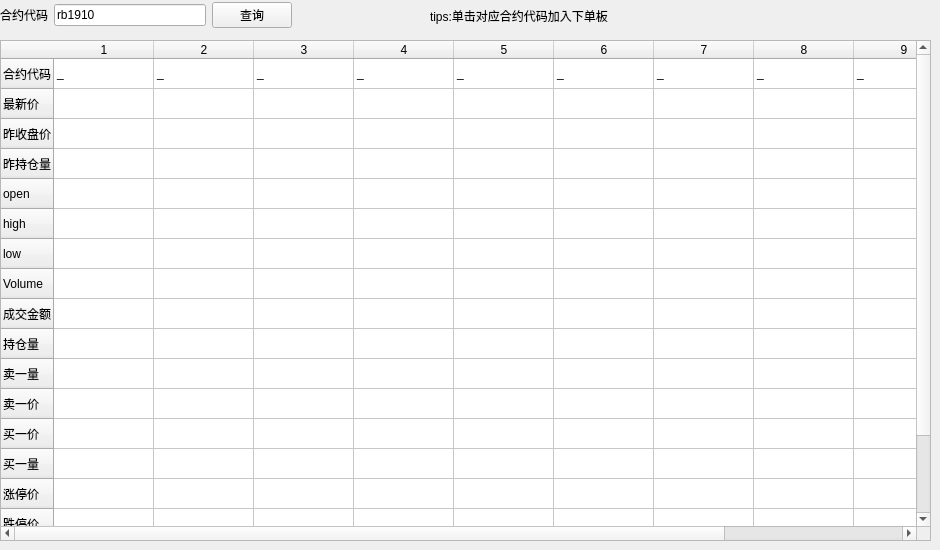
        <widget class="QWidget" name="CURRENT_INFO">
         <attribute name="title">
          <string>实时行情</string>
         </attribute>
         <widget class="QTableWidget" name="tableWidget_DepthMarket">
          <property name="geometry">
           <rect>
            <x>0</x>
            <y>40</y>
            <width>931</width>
            <height>501</height>
           </rect>
          </property>
          <property name="mouseTracking">
           <bool>false</bool>
          </property>
          <property name="whatsThis">
           <string>交易地址可以从http://www.simnow.com.cn/product.action获取</string>
          </property>
          <property name="autoScroll">
           <bool>true</bool>
          </property>
          <property name="editTriggers">
           <set>QAbstractItemView::NoEditTriggers</set>
          </property>
          <property name="showDropIndicator" stdset="0">
           <bool>true</bool>
          </property>
          <property name="dragEnabled">
           <bool>false</bool>
          </property>
          <property name="selectionBehavior">
           <enum>QAbstractItemView::SelectColumns</enum>
          </property>
          <property name="showGrid">
           <bool>true</bool>
          </property>
          <attribute name="horizontalHeaderVisible">
           <bool>true</bool>
          </attribute>
          <attribute name="verticalHeaderVisible">
           <bool>true</bool>
          </attribute>
          <attribute name="verticalHeaderHighlightSections">
           <bool>true</bool>
          </attribute>
          <row>
           <property name="text">
            <string>合约代码</string>
           </property>
          </row>
          <row>
           <property name="text">
            <string>最新价</string>
           </property>
          </row>
          <row>
           <property name="text">
            <string>昨收盘价</string>
           </property>
          </row>
          <row>
           <property name="text">
            <string>昨持仓量</string>
           </property>
          </row>
          <row>
           <property name="text">
            <string>open</string>
           </property>
          </row>
          <row>
           <property name="text">
            <string>high</string>
           </property>
          </row>
          <row>
           <property name="text">
            <string>low</string>
           </property>
          </row>
          <row>
           <property name="text">
            <string>Volume</string>
           </property>
          </row>
          <row>
           <property name="text">
            <string>成交金额</string>
           </property>
          </row>
          <row>
           <property name="text">
            <string>持仓量</string>
           </property>
          </row>
          <row>
           <property name="text">
            <string>卖一量</string>
           </property>
          </row>
          <row>
           <property name="text">
            <string>卖一价</string>
           </property>
          </row>
          <row>
           <property name="text">
            <string>买一价</string>
           </property>
          </row>
          <row>
           <property name="text">
            <string>买一量</string>
           </property>
          </row>
          <row>
           <property name="text">
            <string>涨停价</string>
           </property>
          </row>
          <row>
           <property name="text">
            <string>跌停价</string>
           </property>
          </row>
          <row>
           <property name="text">
            <string>交易所</string>
           </property>
          </row>
          <row>
           <property name="text">
            <string>更新时间</string>
           </property>
          </row>
          <column>
           <property name="text">
            <string>1</string>
           </property>
          </column>
          <column>
           <property name="text">
            <string>2</string>
           </property>
          </column>
          <column>
           <property name="text">
            <string>3</string>
           </property>
          </column>
          <column>
           <property name="text">
            <string>4</string>
           </property>
          </column>
          <column>
           <property name="text">
            <string>5</string>
           </property>
          </column>
          <column>
           <property name="text">
            <string>6</string>
           </property>
          </column>
          <column>
           <property name="text">
            <string>7</string>
           </property>
          </column>
          <column>
           <property name="text">
            <string>8</string>
           </property>
          </column>
          <column>
           <property name="text">
            <string>9</string>
           </property>
          </column>
          <column>
           <property name="text">
            <string>10</string>
           </property>
          </column>
          <item row="0" column="0">
           <property name="text">
            <string>_</string>
           </property>
          </item>
          <item row="0" column="1">
           <property name="text">
            <string>_</string>
           </property>
          </item>
          <item row="0" column="2">
           <property name="text">
            <string>_</string>
           </property>
          </item>
          <item row="0" column="3">
           <property name="text">
            <string>_</string>
           </property>
          </item>
          <item row="0" column="4">
           <property name="text">
            <string>_</string>
           </property>
          </item>
          <item row="0" column="5">
           <property name="text">
            <string>_</string>
           </property>
          </item>
          <item row="0" column="6">
           <property name="text">
            <string>_</string>
           </property>
          </item>
          <item row="0" column="7">
           <property name="text">
            <string>_</string>
           </property>
          </item>
          <item row="0" column="8">
           <property name="text">
            <string>_</string>
           </property>
          </item>
          <item row="0" column="9">
           <property name="text">
            <string>_</string>
           </property>
          </item>
          <item row="1" column="0">
           <property name="text">
            <string/>
           </property>
          </item>
          <item row="1" column="1">
           <property name="text">
            <string/>
           </property>
          </item>
          <item row="1" column="2">
           <property name="text">
            <string/>
           </property>
          </item>
          <item row="1" column="3">
           <property name="text">
            <string/>
           </property>
          </item>
          <item row="1" column="4">
           <property name="text">
            <string/>
           </property>
          </item>
          <item row="1" column="5">
           <property name="text">
            <string/>
           </property>
          </item>
          <item row="1" column="6">
           <property name="text">
            <string/>
           </property>
          </item>
          <item row="1" column="7">
           <property name="text">
            <string/>
           </property>
          </item>
          <item row="1" column="8">
           <property name="text">
            <string/>
           </property>
          </item>
          <item row="1" column="9">
           <property name="text">
            <string/>
           </property>
          </item>
          <item row="2" column="0">
           <property name="text">
            <string/>
           </property>
          </item>
          <item row="2" column="1">
           <property name="text">
            <string/>
           </property>
          </item>
          <item row="2" column="2">
           <property name="text">
            <string/>
           </property>
          </item>
          <item row="2" column="3">
           <property name="text">
            <string/>
           </property>
          </item>
          <item row="2" column="4">
           <property name="text">
            <string/>
           </property>
          </item>
          <item row="2" column="5">
           <property name="text">
            <string/>
           </property>
          </item>
          <item row="2" column="6">
           <property name="text">
            <string/>
           </property>
          </item>
          <item row="2" column="7">
           <property name="text">
            <string/>
           </property>
          </item>
          <item row="2" column="8">
           <property name="text">
            <string/>
           </property>
          </item>
          <item row="2" column="9">
           <property name="text">
            <string/>
           </property>
          </item>
          <item row="3" column="0">
           <property name="text">
            <string/>
           </property>
          </item>
          <item row="3" column="1">
           <property name="text">
            <string/>
           </property>
          </item>
          <item row="3" column="2">
           <property name="text">
            <string/>
           </property>
          </item>
          <item row="3" column="3">
           <property name="text">
            <string/>
           </property>
          </item>
          <item row="3" column="4">
           <property name="text">
            <string/>
           </property>
          </item>
          <item row="3" column="5">
           <property name="text">
            <string/>
           </property>
          </item>
          <item row="3" column="6">
           <property name="text">
            <string/>
           </property>
          </item>
          <item row="3" column="7">
           <property name="text">
            <string/>
           </property>
          </item>
          <item row="3" column="8">
           <property name="text">
            <string/>
           </property>
          </item>
          <item row="3" column="9">
           <property name="text">
            <string/>
           </property>
          </item>
          <item row="4" column="0">
           <property name="text">
            <string/>
           </property>
          </item>
          <item row="4" column="1">
           <property name="text">
            <string/>
           </property>
          </item>
          <item row="4" column="2">
           <property name="text">
            <string/>
           </property>
          </item>
          <item row="4" column="3">
           <property name="text">
            <string/>
           </property>
          </item>
          <item row="4" column="4">
           <property name="text">
            <string/>
           </property>
          </item>
          <item row="4" column="5">
           <property name="text">
            <string/>
           </property>
          </item>
          <item row="4" column="6">
           <property name="text">
            <string/>
           </property>
          </item>
          <item row="4" column="7">
           <property name="text">
            <string/>
           </property>
          </item>
          <item row="4" column="8">
           <property name="text">
            <string/>
           </property>
          </item>
          <item row="4" column="9">
           <property name="text">
            <string/>
           </property>
          </item>
          <item row="5" column="0">
           <property name="text">
            <string/>
           </property>
          </item>
          <item row="5" column="1">
           <property name="text">
            <string/>
           </property>
          </item>
          <item row="5" column="2">
           <property name="text">
            <string/>
           </property>
          </item>
          <item row="5" column="3">
           <property name="text">
            <string/>
           </property>
          </item>
          <item row="5" column="4">
           <property name="text">
            <string/>
           </property>
          </item>
          <item row="5" column="5">
           <property name="text">
            <string/>
           </property>
          </item>
          <item row="5" column="6">
           <property name="text">
            <string/>
           </property>
          </item>
          <item row="5" column="7">
           <property name="text">
            <string/>
           </property>
          </item>
          <item row="5" column="8">
           <property name="text">
            <string/>
           </property>
          </item>
          <item row="5" column="9">
           <property name="text">
            <string/>
           </property>
          </item>
          <item row="6" column="0">
           <property name="text">
            <string/>
           </property>
          </item>
          <item row="6" column="1">
           <property name="text">
            <string/>
           </property>
          </item>
          <item row="6" column="2">
           <property name="text">
            <string/>
           </property>
          </item>
          <item row="6" column="3">
           <property name="text">
            <string/>
           </property>
          </item>
          <item row="6" column="4">
           <property name="text">
            <string/>
           </property>
          </item>
          <item row="6" column="5">
           <property name="text">
            <string/>
           </property>
          </item>
          <item row="6" column="6">
           <property name="text">
            <string/>
           </property>
          </item>
          <item row="6" column="7">
           <property name="text">
            <string/>
           </property>
          </item>
          <item row="6" column="8">
           <property name="text">
            <string/>
           </property>
          </item>
          <item row="6" column="9">
           <property name="text">
            <string/>
           </property>
          </item>
          <item row="7" column="0">
           <property name="text">
            <string/>
           </property>
          </item>
          <item row="7" column="1">
           <property name="text">
            <string/>
           </property>
          </item>
          <item row="7" column="2">
           <property name="text">
            <string/>
           </property>
          </item>
          <item row="7" column="3">
           <property name="text">
            <string/>
           </property>
          </item>
          <item row="7" column="4">
           <property name="text">
            <string/>
           </property>
          </item>
          <item row="7" column="5">
           <property name="text">
            <string/>
           </property>
          </item>
          <item row="7" column="6">
           <property name="text">
            <string/>
           </property>
          </item>
          <item row="7" column="7">
           <property name="text">
            <string/>
           </property>
          </item>
          <item row="7" column="8">
           <property name="text">
            <string/>
           </property>
          </item>
          <item row="7" column="9">
           <property name="text">
            <string/>
           </property>
          </item>
          <item row="8" column="0">
           <property name="text">
            <string/>
           </property>
          </item>
          <item row="8" column="1">
           <property name="text">
            <string/>
           </property>
          </item>
          <item row="8" column="2">
           <property name="text">
            <string/>
           </property>
          </item>
          <item row="8" column="3">
           <property name="text">
            <string/>
           </property>
          </item>
          <item row="8" column="4">
           <property name="text">
            <string/>
           </property>
          </item>
          <item row="8" column="5">
           <property name="text">
            <string/>
           </property>
          </item>
          <item row="8" column="6">
           <property name="text">
            <string/>
           </property>
          </item>
          <item row="8" column="7">
           <property name="text">
            <string/>
           </property>
          </item>
          <item row="8" column="8">
           <property name="text">
            <string/>
           </property>
          </item>
          <item row="8" column="9">
           <property name="text">
            <string/>
           </property>
          </item>
          <item row="9" column="0">
           <property name="text">
            <string/>
           </property>
          </item>
          <item row="9" column="1">
           <property name="text">
            <string/>
           </property>
          </item>
          <item row="9" column="2">
           <property name="text">
            <string/>
           </property>
          </item>
          <item row="9" column="3">
           <property name="text">
            <string/>
           </property>
          </item>
          <item row="9" column="4">
           <property name="text">
            <string/>
           </property>
          </item>
          <item row="9" column="5">
           <property name="text">
            <string/>
           </property>
          </item>
          <item row="9" column="6">
           <property name="text">
            <string/>
           </property>
          </item>
          <item row="9" column="7">
           <property name="text">
            <string/>
           </property>
          </item>
          <item row="9" column="8">
           <property name="text">
            <string/>
           </property>
          </item>
          <item row="9" column="9">
           <property name="text">
            <string/>
           </property>
          </item>
          <item row="10" column="0">
           <property name="text">
            <string/>
           </property>
          </item>
          <item row="10" column="1">
           <property name="text">
            <string/>
           </property>
          </item>
          <item row="10" column="2">
           <property name="text">
            <string/>
           </property>
          </item>
          <item row="10" column="3">
           <property name="text">
            <string/>
           </property>
          </item>
          <item row="10" column="4">
           <property name="text">
            <string/>
           </property>
          </item>
          <item row="10" column="5">
           <property name="text">
            <string/>
           </property>
          </item>
          <item row="10" column="6">
           <property name="text">
            <string/>
           </property>
          </item>
          <item row="10" column="7">
           <property name="text">
            <string/>
           </property>
          </item>
          <item row="10" column="8">
           <property name="text">
            <string/>
           </property>
          </item>
          <item row="10" column="9">
           <property name="text">
            <string/>
           </property>
          </item>
          <item row="11" column="0">
           <property name="text">
            <string/>
           </property>
          </item>
          <item row="11" column="1">
           <property name="text">
            <string/>
           </property>
          </item>
          <item row="11" column="2">
           <property name="text">
            <string/>
           </property>
          </item>
          <item row="11" column="3">
           <property name="text">
            <string/>
           </property>
          </item>
          <item row="11" column="4">
           <property name="text">
            <string/>
           </property>
          </item>
          <item row="11" column="5">
           <property name="text">
            <string/>
           </property>
          </item>
          <item row="11" column="6">
           <property name="text">
            <string/>
           </property>
          </item>
          <item row="11" column="7">
           <property name="text">
            <string/>
           </property>
          </item>
          <item row="11" column="8">
           <property name="text">
            <string/>
           </property>
          </item>
          <item row="11" column="9">
           <property name="text">
            <string/>
           </property>
          </item>
          <item row="12" column="0">
           <property name="text">
            <string/>
           </property>
          </item>
          <item row="12" column="1">
           <property name="text">
            <string/>
           </property>
          </item>
          <item row="12" column="2">
           <property name="text">
            <string/>
           </property>
          </item>
          <item row="12" column="3">
           <property name="text">
            <string/>
           </property>
          </item>
          <item row="12" column="4">
           <property name="text">
            <string/>
           </property>
          </item>
          <item row="12" column="5">
           <property name="text">
            <string/>
           </property>
          </item>
          <item row="12" column="6">
           <property name="text">
            <string/>
           </property>
          </item>
          <item row="12" column="7">
           <property name="text">
            <string/>
           </property>
          </item>
          <item row="12" column="8">
           <property name="text">
            <string/>
           </property>
          </item>
          <item row="12" column="9">
           <property name="text">
            <string/>
           </property>
          </item>
          <item row="13" column="0">
           <property name="text">
            <string/>
           </property>
          </item>
          <item row="13" column="1">
           <property name="text">
            <string/>
           </property>
          </item>
          <item row="13" column="2">
           <property name="text">
            <string/>
           </property>
          </item>
          <item row="13" column="3">
           <property name="text">
            <string/>
           </property>
          </item>
          <item row="13" column="4">
           <property name="text">
            <string/>
           </property>
          </item>
          <item row="13" column="5">
           <property name="text">
            <string/>
           </property>
          </item>
          <item row="13" column="6">
           <property name="text">
            <string/>
           </property>
          </item>
          <item row="13" column="7">
           <property name="text">
            <string/>
           </property>
          </item>
          <item row="13" column="8">
           <property name="text">
            <string/>
           </property>
          </item>
          <item row="13" column="9">
           <property name="text">
            <string/>
           </property>
          </item>
          <item row="14" column="0">
           <property name="text">
            <string/>
           </property>
          </item>
          <item row="14" column="1">
           <property name="text">
            <string/>
           </property>
          </item>
          <item row="14" column="2">
           <property name="text">
            <string/>
           </property>
          </item>
          <item row="14" column="3">
           <property name="text">
            <string/>
           </property>
          </item>
          <item row="14" column="4">
           <property name="text">
            <string/>
           </property>
          </item>
          <item row="14" column="5">
           <property name="text">
            <string/>
           </property>
          </item>
          <item row="14" column="6">
           <property name="text">
            <string/>
           </property>
          </item>
          <item row="14" column="7">
           <property name="text">
            <string/>
           </property>
          </item>
          <item row="14" column="8">
           <property name="text">
            <string/>
           </property>
          </item>
          <item row="14" column="9">
           <property name="text">
            <string/>
           </property>
          </item>
          <item row="15" column="0">
           <property name="text">
            <string/>
           </property>
          </item>
          <item row="15" column="1">
           <property name="text">
            <string/>
           </property>
          </item>
          <item row="15" column="2">
           <property name="text">
            <string/>
           </property>
          </item>
          <item row="15" column="3">
           <property name="text">
            <string/>
           </property>
          </item>
          <item row="15" column="4">
           <property name="text">
            <string/>
           </property>
          </item>
          <item row="15" column="5">
           <property name="text">
            <string/>
           </property>
          </item>
          <item row="15" column="6">
           <property name="text">
            <string/>
           </property>
          </item>
          <item row="15" column="7">
           <property name="text">
            <string/>
           </property>
          </item>
          <item row="15" column="8">
           <property name="text">
            <string/>
           </property>
          </item>
          <item row="15" column="9">
           <property name="text">
            <string/>
           </property>
          </item>
          <item row="16" column="0">
           <property name="text">
            <string/>
           </property>
          </item>
          <item row="16" column="1">
           <property name="text">
            <string/>
           </property>
          </item>
          <item row="16" column="2">
           <property name="text">
            <string/>
           </property>
          </item>
          <item row="16" column="3">
           <property name="text">
            <string/>
           </property>
          </item>
          <item row="16" column="4">
           <property name="text">
            <string/>
           </property>
          </item>
          <item row="16" column="5">
           <property name="text">
            <string/>
           </property>
          </item>
          <item row="16" column="6">
           <property name="text">
            <string/>
           </property>
          </item>
          <item row="16" column="7">
           <property name="text">
            <string/>
           </property>
          </item>
          <item row="16" column="8">
           <property name="text">
            <string/>
           </property>
          </item>
          <item row="16" column="9">
           <property name="text">
            <string/>
           </property>
          </item>
          <item row="17" column="0">
           <property name="text">
            <string/>
           </property>
          </item>
          <item row="17" column="1">
           <property name="text">
            <string/>
           </property>
          </item>
          <item row="17" column="2">
           <property name="text">
            <string/>
           </property>
          </item>
          <item row="17" column="3">
           <property name="text">
            <string/>
           </property>
          </item>
          <item row="17" column="4">
           <property name="text">
            <string/>
           </property>
          </item>
          <item row="17" column="5">
           <property name="text">
            <string/>
           </property>
          </item>
          <item row="17" column="6">
           <property name="text">
            <string/>
           </property>
          </item>
          <item row="17" column="7">
           <property name="text">
            <string/>
           </property>
          </item>
          <item row="17" column="8">
           <property name="text">
            <string/>
           </property>
          </item>
          <item row="17" column="9">
           <property name="text">
            <string/>
           </property>
          </item>
         </widget>
         <widget class="QWidget" name="gridLayoutWidget_5">
          <property name="geometry">
           <rect>
            <x>0</x>
            <y>0</y>
            <width>292</width>
            <height>31</height>
           </rect>
          </property>
          <layout class="QGridLayout" name="gridLayout_8">
           <item row="0" column="1">
            <widget class="QLineEdit" name="lineEdit_code">
             <property name="text">
              <string>rb1910</string>
             </property>
            </widget>
           </item>
           <item row="0" column="0">
            <widget class="QLabel" name="label_contractt">
             <property name="text">
              <string>合约代码</string>
             </property>
            </widget>
           </item>
           <item row="0" column="2">
            <widget class="QPushButton" name="pushButton_qry">
             <property name="text">
              <string>查询</string>
             </property>
            </widget>
           </item>
          </layout>
         </widget>
         <widget class="QLabel" name="label_5">
          <property name="geometry">
           <rect>
            <x>430</x>
            <y>0</y>
            <width>201</width>
            <height>31</height>
           </rect>
          </property>
          <property name="text">
           <string>tips:单击对应合约代码加入下单板</string>
          </property>
         </widget>
        </widget>
